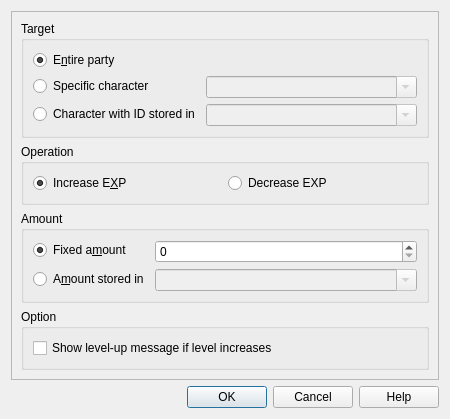
<?xml version="1.0" encoding="UTF-8"?>
<ui version="4.0">
 <class>ChangeExperience</class>
 <widget class="QDialog" name="ChangeExperience">
  <property name="geometry">
   <rect>
    <x>0</x>
    <y>0</y>
    <width>450</width>
    <height>391</height>
   </rect>
  </property>
  <property name="sizePolicy">
   <sizepolicy hsizetype="Fixed" vsizetype="Fixed">
    <horstretch>0</horstretch>
    <verstretch>0</verstretch>
   </sizepolicy>
  </property>
  <property name="maximumSize">
   <size>
    <width>450</width>
    <height>391</height>
   </size>
  </property>
  <property name="windowTitle">
   <string>Change experience</string>
  </property>
  <layout class="QVBoxLayout" name="verticalLayout">
   <item>
    <widget class="QFrame" name="frame">
     <property name="frameShape">
      <enum>QFrame::StyledPanel</enum>
     </property>
     <property name="frameShadow">
      <enum>QFrame::Raised</enum>
     </property>
     <layout class="QVBoxLayout" name="verticalLayout_2">
      <item>
       <widget class="QGroupBox" name="groupBox">
        <property name="title">
         <string>Target</string>
        </property>
        <layout class="QFormLayout" name="formLayout_2">
         <item row="1" column="1">
          <widget class="ActorRpgComboBox" name="target_specific">
           <property name="enabled">
            <bool>false</bool>
           </property>
           <property name="editable">
            <bool>true</bool>
           </property>
          </widget>
         </item>
         <item row="2" column="1">
          <widget class="VariableRpgComboBox" name="target_variable">
           <property name="enabled">
            <bool>false</bool>
           </property>
           <property name="editable">
            <bool>true</bool>
           </property>
          </widget>
         </item>
         <item row="2" column="0">
          <widget class="QRadioButton" name="target_box_variable">
           <property name="text">
            <string>Character with ID stored in</string>
           </property>
          </widget>
         </item>
         <item row="1" column="0">
          <widget class="QRadioButton" name="target_box_specific">
           <property name="text">
            <string>Specific character</string>
           </property>
          </widget>
         </item>
         <item row="0" column="0">
          <widget class="QRadioButton" name="target_box_entire">
           <property name="text">
            <string>E&amp;ntire party</string>
           </property>
           <property name="checked">
            <bool>true</bool>
           </property>
          </widget>
         </item>
        </layout>
       </widget>
      </item>
      <item>
       <widget class="QGroupBox" name="groupBox_2">
        <property name="title">
         <string>Operation</string>
        </property>
        <layout class="QHBoxLayout" name="horizontalLayout">
         <item>
          <widget class="QRadioButton" name="op_inc">
           <property name="text">
            <string>Increase E&amp;XP</string>
           </property>
           <property name="checked">
            <bool>true</bool>
           </property>
          </widget>
         </item>
         <item>
          <widget class="QRadioButton" name="op_dec">
           <property name="text">
            <string>Decrease EXP</string>
           </property>
          </widget>
         </item>
        </layout>
       </widget>
      </item>
      <item>
       <widget class="QGroupBox" name="groupBox_4">
        <property name="title">
         <string>Amount</string>
        </property>
        <layout class="QFormLayout" name="formLayout">
         <item row="2" column="0">
          <widget class="QRadioButton" name="amount_box_variable">
           <property name="text">
            <string>A&amp;mount stored in</string>
           </property>
          </widget>
         </item>
         <item row="2" column="1">
          <widget class="VariableRpgComboBox" name="amount_variable">
           <property name="enabled">
            <bool>false</bool>
           </property>
           <property name="editable">
            <bool>true</bool>
           </property>
          </widget>
         </item>
         <item row="0" column="0">
          <widget class="QRadioButton" name="amount_box_fixed">
           <property name="text">
            <string>Fixed a&amp;mount</string>
           </property>
           <property name="checked">
            <bool>true</bool>
           </property>
          </widget>
         </item>
         <item row="0" column="1">
          <widget class="QSpinBox" name="amount_fixed">
           <property name="maximum">
            <number>9999999</number>
           </property>
          </widget>
         </item>
        </layout>
       </widget>
      </item>
      <item>
       <widget class="QGroupBox" name="groupBox_3">
        <property name="title">
         <string>Option</string>
        </property>
        <layout class="QVBoxLayout" name="verticalLayout_3">
         <item>
          <widget class="QCheckBox" name="option_show">
           <property name="text">
            <string>Show level-up message if level increases</string>
           </property>
          </widget>
         </item>
        </layout>
       </widget>
      </item>
     </layout>
    </widget>
   </item>
   <item>
    <widget class="QDialogButtonBox" name="buttonBox">
     <property name="orientation">
      <enum>Qt::Horizontal</enum>
     </property>
     <property name="standardButtons">
      <set>QDialogButtonBox::Cancel|QDialogButtonBox::Help|QDialogButtonBox::Ok</set>
     </property>
    </widget>
   </item>
  </layout>
 </widget>
 <customwidgets>
  <customwidget>
   <class>ActorRpgComboBox</class>
   <extends>QComboBox</extends>
   <header>src/tools/rpgcombobox.h</header>
  </customwidget>
  <customwidget>
   <class>VariableRpgComboBox</class>
   <extends>QComboBox</extends>
   <header>src/tools/rpgcombobox.h</header>
  </customwidget>
 </customwidgets>
 <resources/>
 <connections>
  <connection>
   <sender>buttonBox</sender>
   <signal>accepted()</signal>
   <receiver>ChangeExperience</receiver>
   <slot>accept()</slot>
   <hints>
    <hint type="sourcelabel">
     <x>248</x>
     <y>254</y>
    </hint>
    <hint type="destinationlabel">
     <x>157</x>
     <y>274</y>
    </hint>
   </hints>
  </connection>
  <connection>
   <sender>buttonBox</sender>
   <signal>rejected()</signal>
   <receiver>ChangeExperience</receiver>
   <slot>reject()</slot>
   <hints>
    <hint type="sourcelabel">
     <x>316</x>
     <y>260</y>
    </hint>
    <hint type="destinationlabel">
     <x>286</x>
     <y>274</y>
    </hint>
   </hints>
  </connection>
  <connection>
   <sender>target_box_specific</sender>
   <signal>toggled(bool)</signal>
   <receiver>target_specific</receiver>
   <slot>setEnabled(bool)</slot>
   <hints>
    <hint type="sourcelabel">
     <x>100</x>
     <y>94</y>
    </hint>
    <hint type="destinationlabel">
     <x>406</x>
     <y>97</y>
    </hint>
   </hints>
  </connection>
  <connection>
   <sender>target_box_variable</sender>
   <signal>toggled(bool)</signal>
   <receiver>target_variable</receiver>
   <slot>setEnabled(bool)</slot>
   <hints>
    <hint type="sourcelabel">
     <x>131</x>
     <y>132</y>
    </hint>
    <hint type="destinationlabel">
     <x>406</x>
     <y>135</y>
    </hint>
   </hints>
  </connection>
  <connection>
   <sender>amount_box_fixed</sender>
   <signal>toggled(bool)</signal>
   <receiver>amount_fixed</receiver>
   <slot>setEnabled(bool)</slot>
   <hints>
    <hint type="sourcelabel">
     <x>87</x>
     <y>285</y>
    </hint>
    <hint type="destinationlabel">
     <x>373</x>
     <y>290</y>
    </hint>
   </hints>
  </connection>
  <connection>
   <sender>amount_box_variable</sender>
   <signal>toggled(bool)</signal>
   <receiver>amount_variable</receiver>
   <slot>setEnabled(bool)</slot>
   <hints>
    <hint type="sourcelabel">
     <x>98</x>
     <y>333</y>
    </hint>
    <hint type="destinationlabel">
     <x>373</x>
     <y>336</y>
    </hint>
   </hints>
  </connection>
 </connections>
</ui>
